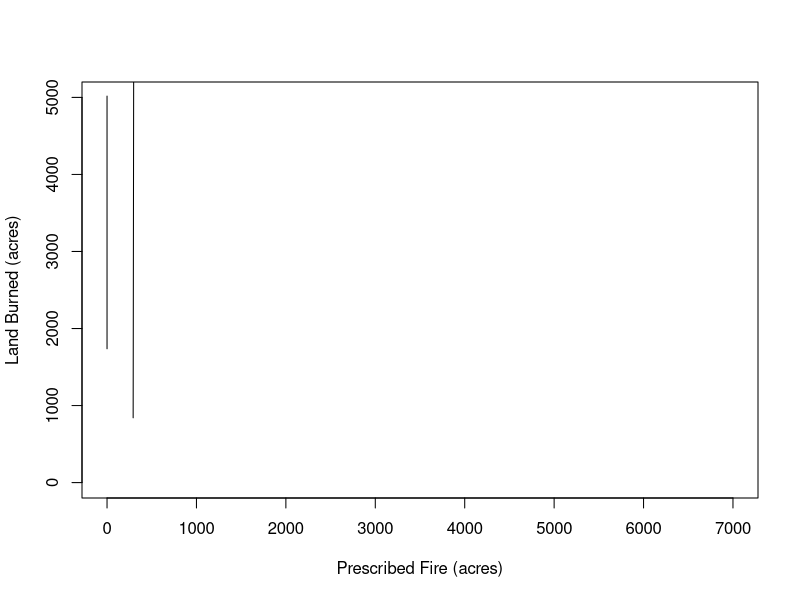

Write R code to recreate this figure. (Note: this script raises an error after producing the figure.)
## ---- chunk 1
knitr::opts_chunk$set(echo = TRUE)
## ---- chunk 2
Pressure2=read.csv("data/Prescribed fire vs total acres.csv")

plot(Pressure2$Total.Acres.Burned~Pressure2$Prescribed.Fire..acres., type="l", xlim=c(0,7000), ylim=c(0,5000), xlab="Prescribed Fire (acres)", ylab="Land Burned (acres)")
## ---- chunk 3
Pressure3=read.csv("data/prescribed fires vs number of fires.csv")

plot(Pressure3$number.of.fires~Pressure3$Prescribed.Fire..acres., type="1", xlim=c(0,7000), ylim=c(0,20), ylab="Number of Fires", xlab="Prescribed Fire (acres)")

## ---- chunk 4
knitr::include_graphics("figure/Biggest 3 counties by area.PNG")
## ---- chunk 5
knitr::include_graphics("figure/California county population density.PNG")
## ---- chunk 6
knitr::include_graphics("figure/Top 3 pop counties.PNG")
## ---- chunk 7
knitr::include_graphics("figure/Lowest three pop counties.PNG")
